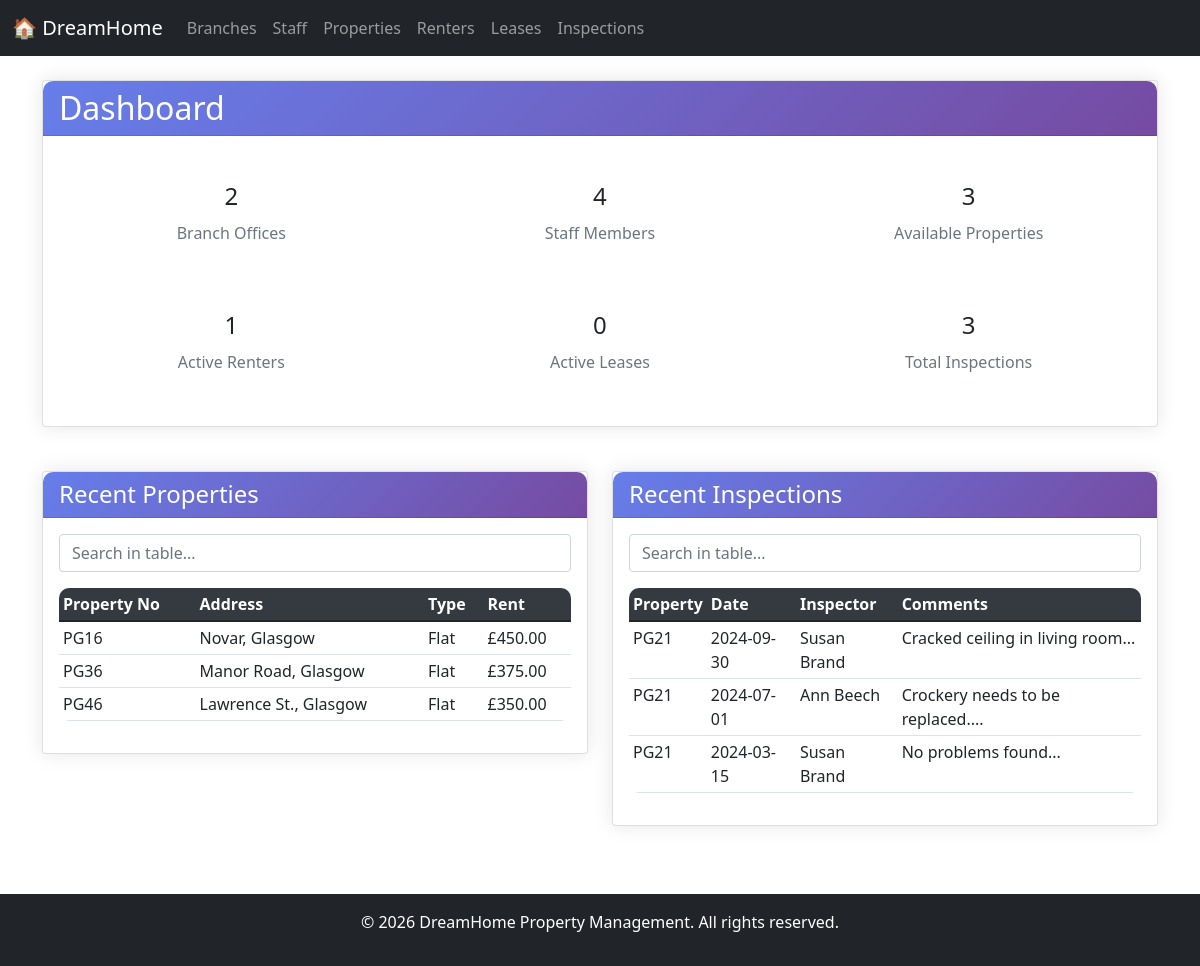
The page /dreamhome/index.php on the database its author committed.
### tables this page shows
CREATE TABLE `property` (
  `property_no` varchar(5) NOT NULL,
  `street` varchar(50) DEFAULT NULL,
  `area` varchar(50) DEFAULT NULL,
  `city` varchar(50) DEFAULT NULL,
  `postcode` varchar(10) DEFAULT NULL,
  `type` varchar(20) DEFAULT NULL,
  `rooms` int(11) DEFAULT NULL,
  `monthly_rent` decimal(10,2) DEFAULT NULL,
  `staff_no` varchar(5) DEFAULT NULL,
  `branch_no` varchar(5) DEFAULT NULL,
  `date_withdrawn` date DEFAULT NULL,
  `status` varchar(20) DEFAULT 'available'
);

CREATE TABLE `propertyinspection` (
  `inspection_id` int(11) NOT NULL,
  `property_no` varchar(5) DEFAULT NULL,
  `staff_no` varchar(5) DEFAULT NULL,
  `inspection_date` date DEFAULT NULL,
  `comments` text DEFAULT NULL
);

### dreamhome/index.php (the view, shortened to what this page needs)
<?php
include 'includes/header.php';
$database = new Database();
$db = $database->getConnection();
$counts = [];
$queries = [
    'branches' => "SELECT COUNT(*) as count FROM Branch",
    'staff' => "SELECT COUNT(*) as count FROM Staff",
    'properties' => "SELECT COUNT(*) as count FROM Property WHERE status = 'available'",
    'renters' => "SELECT COUNT(*) as count FROM Renter",
    'leases' => "SELECT COUNT(*) as count FROM LeaseAgreement WHERE end_date >= CURDATE()",
    'inspections' => "SELECT COUNT(*) as count FROM PropertyInspection"
];
foreach ($queries as $key => $sql) {
    $stmt = $db->prepare($sql);
    $stmt->execute();
    $counts[$key] = $stmt->fetch(PDO::FETCH_ASSOC)['count'];
}
?>
<div class="row">
    <div class="col-12">
        <div class="card">
            <div class="card-header">
                <h2 class="mb-0">Dashboard</h2>
            </div>
            <div class="card-body">
                <div class="row">
                    <div class="col-md-4 mb-3">
                        <div class="dashboard-card" onclick="location.href='pages/branches/index.php'">
                            <h3><?php echo $counts['branches']; ?></h3>
                            <p>Branch Offices</p>
                        </div>
                    </div>
                    <div class="col-md-4 mb-3">
                        <div class="dashboard-card" onclick="location.href='pages/staff/index.php'">
                            <h3><?php echo $counts['staff']; ?></h3>
                            <p>Staff Members</p>
                        </div>
                    </div>
                    <div class="col-md-4 mb-3">
                        <div class="dashboard-card" onclick="location.href='pages/properties/index.php'">
                            <h3><?php echo $counts['properties']; ?></h3>
                            <p>Available Properties</p>
                        </div>
                    </div>
                    <div class="col-md-4 mb-3">
                        <div class="dashboard-card" onclick="location.href='pages/renters/index.php'">
                            <h3><?php echo $counts['renters']; ?></h3>
                            <p>Active Renters</p>
                        </div>
                    </div>
                    <div class="col-md-4 mb-3">
                        <div class="dashboard-card" onclick="location.href='pages/leases/index.php'">
                            <h3><?php echo $counts['leases']; ?></h3>
                            <p>Active Leases</p>
                        </div>
                    </div>
                    <div class="col-md-4 mb-3">
                        <div class="dashboard-card" onclick="location.href='pages/inspections/index.php'">
                            <h3><?php echo $counts['inspections']; ?></h3>
                            <p>Total Inspections</p>
                        </div>
                    </div>
                </div>
            </div>
        </div>
    </div>
</div>
<div class="row mt-4">
    <div class="col-md-6">
        <div class="card">
            <div class="card-header">
                <h4 class="mb-0">Recent Properties</h4>
            </div>
            <div class="card-body">
                <div class="table-responsive">
                    <table class="table table-sm">
                        <thead>
                            <tr><th>Property No</th><th>Address</th><th>Type</th><th>Rent</th></tr>
                        </thead>
                        <tbody>
                            <?php
                            $sql = "SELECT property_no, street, city, type, monthly_rent FROM Property WHERE status = 'available' LIMIT 5";
                            $stmt = $db->prepare($sql);
                            $stmt->execute();
                            while ($row = $stmt->fetch(PDO::FETCH_ASSOC)) {
                                echo "<tr>";
                                echo "<td>{$row['property_no']}</td>";
                                echo "<td>{$row['street']}, {$row['city']}</td>";
                                echo "<td>{$row['type']}</td>";
                                echo "<td>£{$row['monthly_rent']}</td>";
                                echo "</tr>";
                            }
                            ?>
                        </tbody>
                    </table>
                </div>
            </div>
        </div>
    </div>
    <div class="col-md-6">
        <div class="card">
            <div class="card-header">
                <h4 class="mb-0">Recent Inspections</h4>
            </div>
            <div class="card-body">
                <div class="table-responsive">
                    <table class="table table-sm">
                        <thead>
                            <tr><th>Property</th><th>Date</th><th>Inspector</th><th>Comments</th></tr>
                        </thead>
                        <tbody>
                            <?php
                            $sql = "SELECT p.property_no, pi.inspection_date, CONCAT(s.first_name, ' ', s.last_name) as inspector, pi.comments
                                   FROM PropertyInspection pi
                                   JOIN Property p ON pi.property_no = p.property_no
                                   JOIN Staff s ON pi.staff_no = s.staff_no
                                   ORDER BY pi.inspection_date DESC LIMIT 5";
                            $stmt = $db->prepare($sql);
                            $stmt->execute();
                            while ($row = $stmt->fetch(PDO::FETCH_ASSOC)) {
                                echo "<tr>";
                                echo "<td>{$row['property_no']}</td>";
                                echo "<td>{$row['inspection_date']}</td>";
                                echo "<td>{$row['inspector']}</td>";
                                echo "<td>" . substr($row['comments'], 0, 30) . "...</td>";
                                echo "</tr>";
                            }
                            ?>
                        </tbody>
                    </table>
                </div>
            </div>
        </div>
    </div>
</div>
<?php include 'includes/footer.php'; ?>

### dreamhome/includes/header.php (shortened to what this page needs)
<!DOCTYPE html>
<html lang="en">
<head>
    <link rel="stylesheet" href="/dreamhome/css/style.css">
    <link href="https://cdn.jsdelivr.net/npm/bootstrap@5.1.3/dist/css/bootstrap.min.css" rel="stylesheet">
</head>
<body>
    <nav class="navbar navbar-expand-lg navbar-dark bg-dark">
        <div class="container-fluid">
            <a class="navbar-brand" href="/dreamhome/index.php">🏠 DreamHome</a>
            <div class="collapse navbar-collapse" id="navbarNav">
                <ul class="navbar-nav">
                    <li class="nav-item">
                        <a class="nav-link" href="/dreamhome/pages/branches/index.php">Branches</a>
                    </li>
                    <li class="nav-item">
                        <a class="nav-link" href="/dreamhome/pages/staff/index.php">Staff</a>
                    </li>
                    <li class="nav-item">
                        <a class="nav-link" href="/dreamhome/pages/properties/index.php">Properties</a>
                    </li>
                    <li class="nav-item">
                        <a class="nav-link" href="/dreamhome/pages/renters/index.php">Renters</a>
                    </li>
                    <li class="nav-item">
                        <a class="nav-link" href="/dreamhome/pages/leases/index.php">Leases</a>
                    </li>
                    <li class="nav-item">
                        <a class="nav-link" href="/dreamhome/pages/inspections/index.php">Inspections</a>
                    </li>
                </ul>
            </div>
        </div>
    </nav>
    <div class="container mt-4">

### dreamhome/includes/footer.php (shortened to what this page needs)
    </div>
    <footer class="bg-dark text-white text-center py-3 mt-5">
        <p>&copy; 2026 DreamHome Property Management. All rights reserved.</p>
    </footer>
</body>
</html>

### dreamhome/css/style.css (style rules this page uses)
body { background-color: #f8f9fa; font-family: 'Segoe UI', Tahoma, Geneva, Verdana, sans-serif; }
.container { max-width: 1200px; margin: auto; }
.card { border: none; border-radius: 10px; box-shadow: 0 0 20px rgba(0,0,0,0.1); margin-bottom: 20px; }
.card-header { background: linear-gradient(135deg, #667eea 0%, #764ba2 100%); color: white; border-radius: 10px 10px 0 0 !important; padding: 15px 20px; }
.table { background-color: white; border-radius: 10px; overflow: hidden; }
.table thead { background-color: #343a40; color: white; }
.dashboard-card { background: white; border-radius: 10px; padding: 20px; text-align: center; transition: transform 0.3s; cursor: pointer; }
.dashboard-card h3 { font-size: 24px; margin: 10px 0; }
.dashboard-card p { color: #6c757d; margin: 0; }

### rows shown on the page
property: property_no "PG16", street "Novar", city "Glasgow", type "Flat", monthly_rent "450.00"
property: property_no "PG36", street "Manor Road", city "Glasgow", type "Flat", monthly_rent "375.00"
property: property_no "PG46", street "Lawrence St.", city "Glasgow", type "Flat", monthly_rent "350.00"
propertyinspection: property_no.property_no "PG21", inspection_date "2024-09-30", inspector "Susan Brand", comments "Cracked ceiling in living room"
propertyinspection: property_no.property_no "PG21", inspection_date "2024-07-01", inspector "Ann Beech", comments "Crockery needs to be replaced."
propertyinspection: property_no.property_no "PG21", inspection_date "2024-03-15", inspector "Susan Brand", comments "No problems found"

### other values the page prints
$counts['branches'] "2"
$counts['staff'] "4"
$counts['properties'] "3"
$counts['renters'] "1"
$counts['leases'] "0"
$counts['inspections'] "3"
